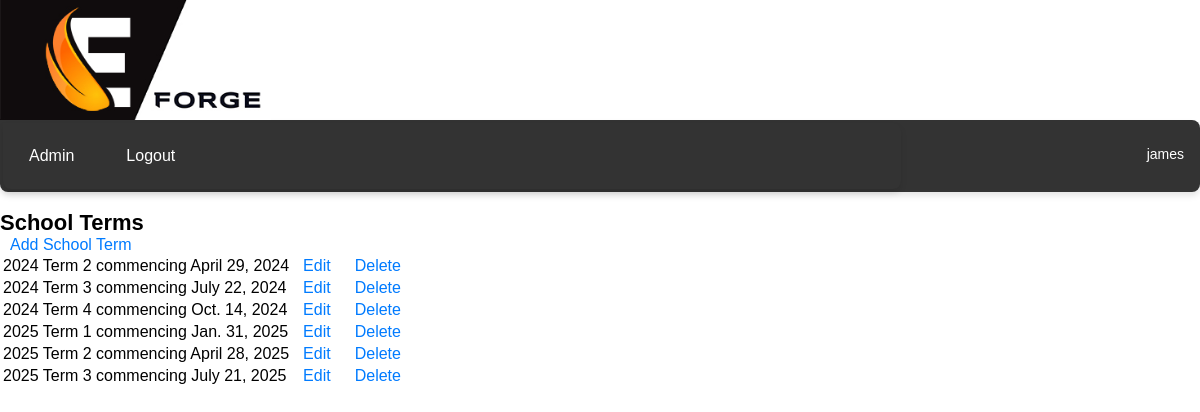
Screenshot of /textbook/term/ (signed in) with the database file from the repository.
### textbook/models.py (models this page shows, shortened)
class Term(models.Model):
    term_year = models.IntegerField(blank=False)
    term_number = models.IntegerField(blank=False)
    term_start_date = models.DateField(default=timezone.now)
    sequences = models.ManyToManyField(Sequence, related_name='terms')

### textbook/views.py (the view)
# urls.py: path('term/', TermList.as_view(), name='term_list'),
class TermList(LoginRequiredMixin, ListView):
    model = Term
    context_object_name = 'terms'
    template_name = 'textbook/term_list.html'

### users/context_processors.py (called while the page is built)
def schools_list_processor(request):
    if not request.user.is_authenticated:
        return {}
    user_profile = request.user.userprofile
    if user_profile.user_type == 'teacher':
        schools_list = user_profile.schools.all()
    elif user_profile.user_type == 'student':
        schools_list = user_profile.schools.all()
    else:
        schools_list = []
    return {'schools_list': schools_list}

### textbook/templates/textbook/term_list.html (shortened to what this page needs)
{% extends "users/layout.html" %}
{% load static %}
{% block body %}
<h2>School Terms</h2>
<a href="{% url 'textbook:term_add' %}">Add School Term</a>
<table class="list-view">
    {% for term in terms %}
    <tr>
        <td>
            {{ term.term_year }} Term {{ term.term_number }} commencing {{ term.term_start_date }}
        </td>
        <td>
            <a href="{% url 'textbook:term_edit' term.id %}">Edit</a>
        </td>
        <td>
            <a href="{% url 'textbook:term_delete' term.id %}">Delete</a>
        </td>
    </tr>
    {% endfor %}
</table>
{% endblock %}

### users/templates/users/layout.html (shortened to what this page needs)
{% load static %}
<!DOCTYPE html>
<html lang="en">
<head>
    <link href="{% static 'users/styles.css' %}" rel="stylesheet">
</head>
<body>
    <div class="logo">
        <img src="{% static 'users/logo.jpg' %}" alt="Logo">
    </div>
    <div class="menu">
        <table style="width: 100%;"><tr>
            <td>
                {% if user.is_authenticated %}
                    <ul class="menu">
                        {% url 'users:school_user' as school_user_url %}
                        {% url 'users:create_teacher' as create_teacher_url %}
                        {% url 'users:teacher_classes' as teacher_classes_url %}
                        {% url 'users:teacher_subjects' as teacher_subjects_url %}
                        {% url 'textbook:lesson_schedule' as lesson_schedule_url %}
                        {% url 'textbook:study_materials' as study_materials_url %}
                        {% url 'users:logout' as logout_url %}
                        {% if user.is_superuser %}
                            <li><a href="{{ school_user_url }}" class="{% if request.path == school_user_url %}active{% endif %}">Admin</a></li>
                        {% elif user.userprofile.user_type == 'school' %}
                            <li><a href="{{ school_user_url }}" class="{% if request.path == school_user_url %}active{% endif %}">Admin</a></li>
                        {% elif user.userprofile.user_type == 'teacher' %}
                            <li><a href="{{ teacher_classes_url }}" class="{% if request.path == teacher_classes_url %}active{% endif %}">Classes</a></li>
                            <li><a href="{{ teacher_subjects_url }}" class="{% if request.path == teacher_subjects_url %}active{% endif %}">Subjects</a></li>
                            {% endif %}
                        <li><a href="{{ logout_url }}" class="{% if request.path == logout_url %}active{% endif %}">Logout</a></li>
                    </ul>
                {% endif %}
            </td>
            <td>
                {% if user.is_authenticated %}
                    <div class="user-info">
                        <table class="right-aligned-table">
                            <tr>
                                <td>
                                    <span>{{ user.username }}</span>
                                </td>
                            </tr>
                            <tr>
                                <td>
                                </td>
                            </tr>
                        </table>
                    </div>
                {% endif %}
            </td>
        </tr></table>
    </div>
{% block body %}
{% endblock %}
</body>
</html>

### users/static/users/styles.css (style rules this page uses)
html, body { width: 100%; font-family: Arial, sans-serif; padding: 0; margin: 0; }
h2, h3, h4, p, .question, .answer, .message, .list-view { margin-bottom: 0px; }
h2 { font-size: 22px; }
.logo img { height: 120px; width: auto; display: block; }
.user-info { display: flex; align-items: right; padding: 10px; font-size: 14px; color: #ffffff; }
.right-aligned-table { width: 100%; text-align: right; }
.menu { list-style-type: none; width: 100%; margin: 0; padding: 0; display: flex; align-items: center; background-color: #333; border-radius: 0 8px 8px 8px; box-shadow: 0 4px 6px rgba(0,0,0,0.1); }
.menu li a { display: block; color: white; text-align: center; padding: 14px 16px; text-decoration: none; border-radius: 8px 8px 0 0; font-family: Arial, sans-serif; }
a { font-family: Arial, sans-serif; color: #007BFF; text-decoration: none; transition: color 0.2s; margin: 10px; }

### rows the page displays
Term: term_year "2024", term_number "2", term_start_date "April 29, 2024"
Term: term_year "2024", term_number "3", term_start_date "July 22, 2024"
Term: term_year "2024", term_number "4", term_start_date "Oct. 14, 2024"
Term: term_year "2025", term_number "1", term_start_date "Jan. 31, 2025"
Term: term_year "2025", term_number "2", term_start_date "April 28, 2025"
Term: term_year "2025", term_number "3", term_start_date "July 21, 2025"

### other values shown
{{ user.username }} "james"
